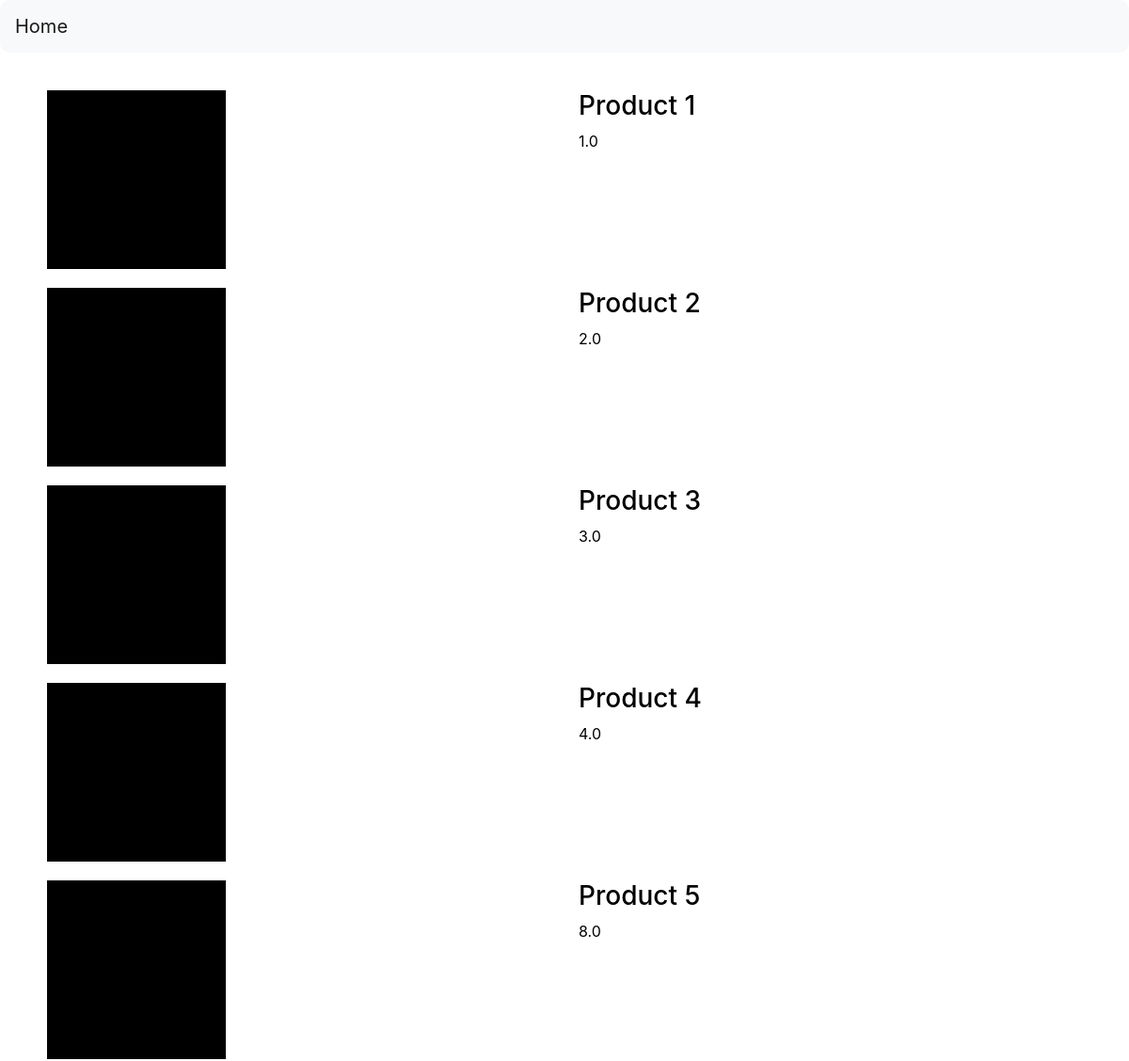
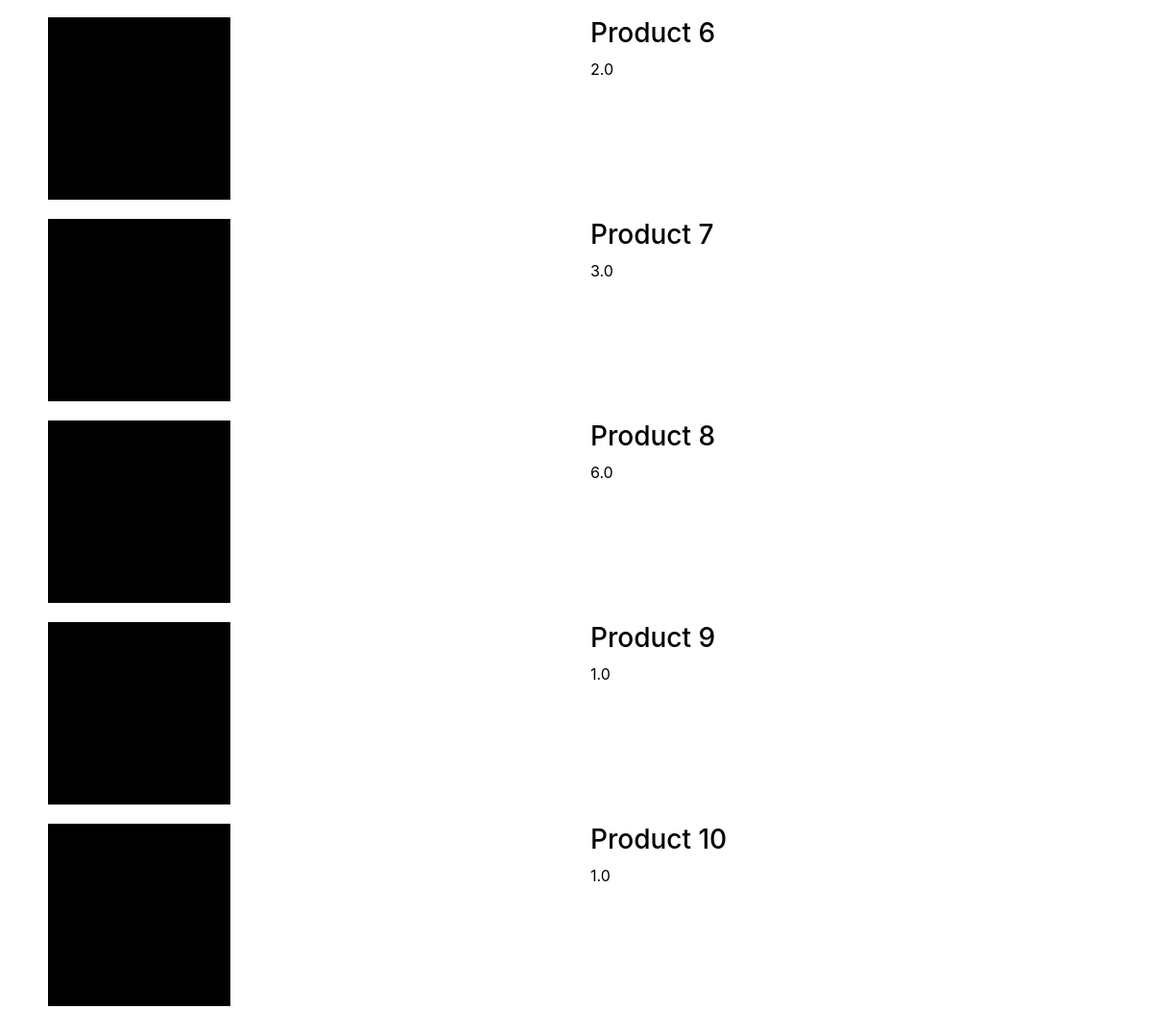
The page / on the database its author committed (2 pictures, top to bottom).
### tables this page shows
CREATE TABLE products(
  id INTEGER NOT NULL PRIMARY KEY,
  title VARCHAR(255),
  descr VARCHAR(2000),
  product_image VARCHAR(500),
  price FLOAT,
  likes INTEGER
);

### app.py (the view)
@app.route('/', methods=['GET'])
def index():
    conn = sql.connect("productsdb.sqlite")
    conn.row_factory = sql.Row
    cur= conn.cursor()
    cur.execute("SELECT * FROM products;")
    rows = cur.fetchall()
    return render_template('index.html', rows=rows)

### templates/index.html (shortened to what this page needs)
<!DOCTYPE html>
<html lang="en">
<head>
    <link rel="stylesheet" href="/static/css/styles.css">
    <link rel="stylesheet" href="https://stackpath.bootstrapcdn.com/bootstrap/4.3.1/css/bootstrap.min.css">
</head>
<body>
    <nav class="navbar navbar-light bg-light">
        <a class="navbar-brand" href="/">Home</a>
    </nav>
    <div>
        <div class="container index-main-content">
            {% for row in rows %}
            <div class="row index-item-content">
                <div class="index-item-content-inner">
                    <a class="index-item-link" href="/item/{{row['id']}}">
                        <div class="container index-item-content-link-padding index-item-text-content">
                            <div class="row index-item-text-content">
                                <div class="col-sm-6 index-item-text-content">
                                    <img class="index-img" src="/static/img/{{row['product_image']}}">
                                </div>
                                <div class="col-sm-6 index-item-text-content">
                                    <h3>{{row['title']}}</h3>
                                    <span id="this-price">{{row['price']}}</span>
                                </div>
                            </div>
                        </div>
                    </a>
                </div>
            </div>
            {% endfor %}
        </div>
    </div>
</body>
</html>

### static/css/styles.css (style rules this page uses)
body { background-color: black; }
.index-main-content { background-color: white; border-radius: 10px; padding: 20px; margin-top: 10px; }
.index-item-content { padding: 5px; }
.index-item-content-link-padding { padding: 5px; }
.index-item-content-inner { padding: 0px; width: 100%; }
.index-item-link { text-decoration: none !important; }
.index-item-text-content { color: black; }
.index-img { height: 190px; width: 190px; }
nav { background-color: white; border-radius: 10px; padding: 20px; }

### rows shown on the page
products: product_image (picture), title "Product 1", price "1.0"
products: product_image (picture), title "Product 2", price "2.0"
products: product_image (picture), title "Product 3", price "3.0"
products: product_image (picture), title "Product 4", price "4.0"
products: product_image (picture), title "Product 5", price "8.0"
products: product_image (picture), title "Product 6", price "2.0"
products: product_image (picture), title "Product 7", price "3.0"
products: product_image (picture), title "Product 8", price "6.0"
products: product_image (picture), title "Product 9", price "1.0"
products: product_image (picture), title "Product 10", price "1.0"
